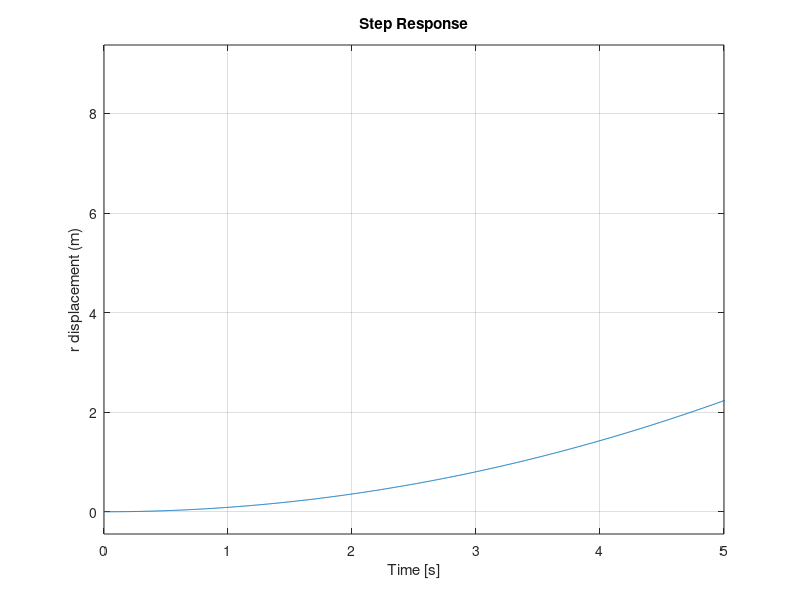

This figure's MATLAB source:
clear;
clc;

I0=1.4*10^(-5)    ;      %kg.m^2
R=0.01            ;      %m
d=0.025           ;      %m
L=1               ;      %m

% define the state-space model

% dz=[0,1 ; 0,0] * z + [0 ; (d*R^2)/(L*I0)] * theta

A=[0,1 ; 0,0] ;
B=[0 ; (d*R^2)/(L*I0)] ;
C=[1 , 0];
D=0 ;

G=ss(A,B,C,D);

%unit step function

step(G)
grid on
xlim([0 5]);
ylabel('r displacement (m)');
